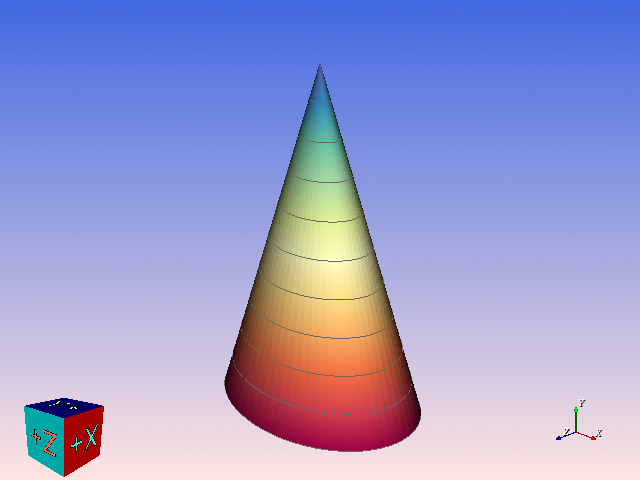

Reproduce this figure in Python.
#!/usr/bin/env python

# Color the individual faces of an annotated cube and display it as an orientation widget.

# Factory overrides: importing these modules registers the OpenGL rendering
# and interaction style implementations for vtkRenderingCore factory classes.
import vtkmodules.vtkInteractionStyle  # noqa: F401
import vtkmodules.vtkRenderingOpenGL2  # noqa: F401

# VTK pipeline classes used in this example
from vtkmodules.vtkCommonColor import vtkColorSeries
from vtkmodules.vtkCommonCore import (
    vtkLookupTable,
    vtkUnsignedCharArray,
)
from vtkmodules.vtkCommonTransforms import vtkTransform
from vtkmodules.vtkFiltersCore import vtkElevationFilter
from vtkmodules.vtkFiltersGeneral import vtkTransformPolyDataFilter
from vtkmodules.vtkFiltersModeling import vtkBandedPolyDataContourFilter
from vtkmodules.vtkFiltersSources import (
    vtkConeSource,
    vtkCubeSource,
)
from vtkmodules.vtkInteractionWidgets import vtkOrientationMarkerWidget
from vtkmodules.vtkRenderingAnnotation import (
    vtkAnnotatedCubeActor,
    vtkAxesActor,
)
from vtkmodules.vtkRenderingCore import (
    vtkActor,
    vtkPolyDataMapper,
    vtkPropAssembly,
    vtkRenderWindow,
    vtkRenderWindowInteractor,
    vtkRenderer,
)

# Colors (normalized RGB)
misty_rose = (1.000, 0.894, 0.882)
royal_blue = (0.255, 0.412, 0.882)
dim_gray = (0.412, 0.412, 0.412)
black = (0.000, 0.000, 0.000)
turquoise = (0.251, 0.878, 0.816)
mint = (0.741, 0.988, 0.788)
tomato = (1.000, 0.388, 0.278)

# Source: generate an elliptical cone
cone_source = vtkConeSource()
cone_source.SetCenter(0.0, 0.0, 0.0)
cone_source.SetRadius(5.0)
cone_source.SetHeight(15.0)
cone_source.SetDirection(0, 1, 0)
cone_source.SetResolution(60)

# Transform: scale the cone to create an elliptical base
transform = vtkTransform()
transform.Scale(1.0, 1.0, 0.75)

transform_filter = vtkTransformPolyDataFilter()
transform_filter.SetInputConnection(cone_source.GetOutputPort())
transform_filter.SetTransform(transform)
transform_filter.Update()

bounds = transform_filter.GetOutput().GetBounds()

# Elevation: compute scalar values based on Y-height
elevation = vtkElevationFilter()
elevation.SetInputConnection(transform_filter.GetOutputPort())
elevation.SetLowPoint(0, bounds[2], 0)
elevation.SetHighPoint(0, bounds[3], 0)

# BandedContours: partition the elevation into bands
banded_contours = vtkBandedPolyDataContourFilter()
banded_contours.SetInputConnection(elevation.GetOutputPort())
banded_contours.SetScalarModeToValue()
banded_contours.GenerateContourEdgesOn()
banded_contours.GenerateValues(11, elevation.GetScalarRange())

# LookupTable: create a spectral color series for the bands
color_series = vtkColorSeries()
color_series.SetColorScheme(vtkColorSeries.BREWER_DIVERGING_SPECTRAL_11)

lut = vtkLookupTable()
color_series.BuildLookupTable(lut, vtkColorSeries.ORDINAL)

# Mapper: map banded contour data using the spectral lookup table
cone_mapper = vtkPolyDataMapper()
cone_mapper.SetInputConnection(banded_contours.GetOutputPort())
cone_mapper.SetScalarRange(elevation.GetScalarRange())
cone_mapper.SetLookupTable(lut)

# Actor: assign the cone geometry
cone_actor = vtkActor()
cone_actor.SetMapper(cone_mapper)

# Mapper: map contour edge lines
contour_mapper = vtkPolyDataMapper()
contour_mapper.SetInputData(banded_contours.GetContourEdgesOutput())
contour_mapper.SetScalarRange(elevation.GetScalarRange())
contour_mapper.SetResolveCoincidentTopologyToPolygonOffset()

contour_actor = vtkActor()
contour_actor.SetMapper(contour_mapper)
contour_actor.GetProperty().SetColor(dim_gray)

# AnnotatedCube: create a transparent cube with axis labels
annotated_cube = vtkAnnotatedCubeActor()
annotated_cube.SetFaceTextScale(0.366667)
annotated_cube.SetXPlusFaceText("X+")
annotated_cube.SetXMinusFaceText("X-")
annotated_cube.SetYPlusFaceText("Y+")
annotated_cube.SetYMinusFaceText("Y-")
annotated_cube.SetZPlusFaceText("Z+")
annotated_cube.SetZMinusFaceText("Z-")

annotated_cube.GetTextEdgesProperty().SetColor(black)
annotated_cube.GetTextEdgesProperty().SetLineWidth(1)
annotated_cube.GetXPlusFaceProperty().SetColor(turquoise)
annotated_cube.GetXMinusFaceProperty().SetColor(turquoise)
annotated_cube.GetYPlusFaceProperty().SetColor(mint)
annotated_cube.GetYMinusFaceProperty().SetColor(mint)
annotated_cube.GetZPlusFaceProperty().SetColor(tomato)
annotated_cube.GetZMinusFaceProperty().SetColor(tomato)
annotated_cube.SetXFaceTextRotation(90)
annotated_cube.SetYFaceTextRotation(180)
annotated_cube.SetZFaceTextRotation(-90)
annotated_cube.GetCubeProperty().SetOpacity(0)

# ColoredCube: create a unit cube with per-face colors
cube_source = vtkCubeSource()
cube_source.Update()

face_colors = vtkUnsignedCharArray()
face_colors.SetNumberOfComponents(3)
face_colors.InsertNextTuple3(0, 128, 0)    # X- Green
face_colors.InsertNextTuple3(255, 0, 0)    # X+ Red
face_colors.InsertNextTuple3(255, 255, 0)  # Y- Yellow
face_colors.InsertNextTuple3(0, 0, 255)    # Y+ Blue
face_colors.InsertNextTuple3(255, 0, 255)  # Z- Magenta
face_colors.InsertNextTuple3(0, 255, 255)  # Z+ Cyan

cube_source.GetOutput().GetCellData().SetScalars(face_colors)

cube_mapper = vtkPolyDataMapper()
cube_mapper.SetInputData(cube_source.GetOutput())

cube_actor = vtkActor()
cube_actor.SetMapper(cube_mapper)

# PropAssembly: combine the annotated cube text with the colored faces
prop_assembly = vtkPropAssembly()
prop_assembly.AddPart(annotated_cube)
prop_assembly.AddPart(cube_actor)

# Renderer: assemble the scene and configure the camera
renderer = vtkRenderer()
renderer.AddActor(cone_actor)
renderer.AddActor(contour_actor)
renderer.SetBackground(misty_rose)
renderer.SetBackground2(royal_blue)
renderer.GradientBackgroundOn()
renderer.GetActiveCamera().Azimuth(45)
renderer.GetActiveCamera().Pitch(-22.5)
renderer.ResetCamera()

# Window: display the rendered scene
render_window = vtkRenderWindow()
render_window.AddRenderer(renderer)
render_window.SetWindowName("colored annotated cube")
render_window.SetMultiSamples(0)
render_window.SetSize(640, 480)

# Interactor: handle mouse and keyboard events
render_window_interactor = vtkRenderWindowInteractor()
render_window_interactor.SetRenderWindow(render_window)

# Widget 1: annotated cube orientation marker (lower left)
widget_cube = vtkOrientationMarkerWidget()
widget_cube.SetOrientationMarker(prop_assembly)
widget_cube.SetInteractor(render_window_interactor)
widget_cube.SetDefaultRenderer(renderer)
widget_cube.On()
widget_cube.InteractiveOn()

# Widget 2: labeled axes orientation marker (lower right)
axes = vtkAxesActor()
axes.SetShaftTypeToCylinder()
axes.SetXAxisLabelText("X")
axes.SetYAxisLabelText("Y")
axes.SetZAxisLabelText("Z")
axes.SetCylinderRadius(0.5 * axes.GetCylinderRadius())
axes.SetConeRadius(1.025 * axes.GetConeRadius())
axes.SetSphereRadius(1.5 * axes.GetSphereRadius())
tprop = axes.GetXAxisCaptionActor2D().GetCaptionTextProperty()
tprop.ItalicOn()
tprop.ShadowOn()
tprop.SetFontFamilyToTimes()
axes.GetYAxisCaptionActor2D().GetCaptionTextProperty().ShallowCopy(tprop)
axes.GetZAxisCaptionActor2D().GetCaptionTextProperty().ShallowCopy(tprop)

widget_axes = vtkOrientationMarkerWidget()
widget_axes.SetOrientationMarker(axes)
widget_axes.SetViewport(0.8, 0, 1.0, 0.2)
widget_axes.SetInteractor(render_window_interactor)
widget_axes.EnabledOn()
widget_axes.InteractiveOn()

# Launch the interactive visualization
render_window_interactor.Initialize()
render_window_interactor.Start()
